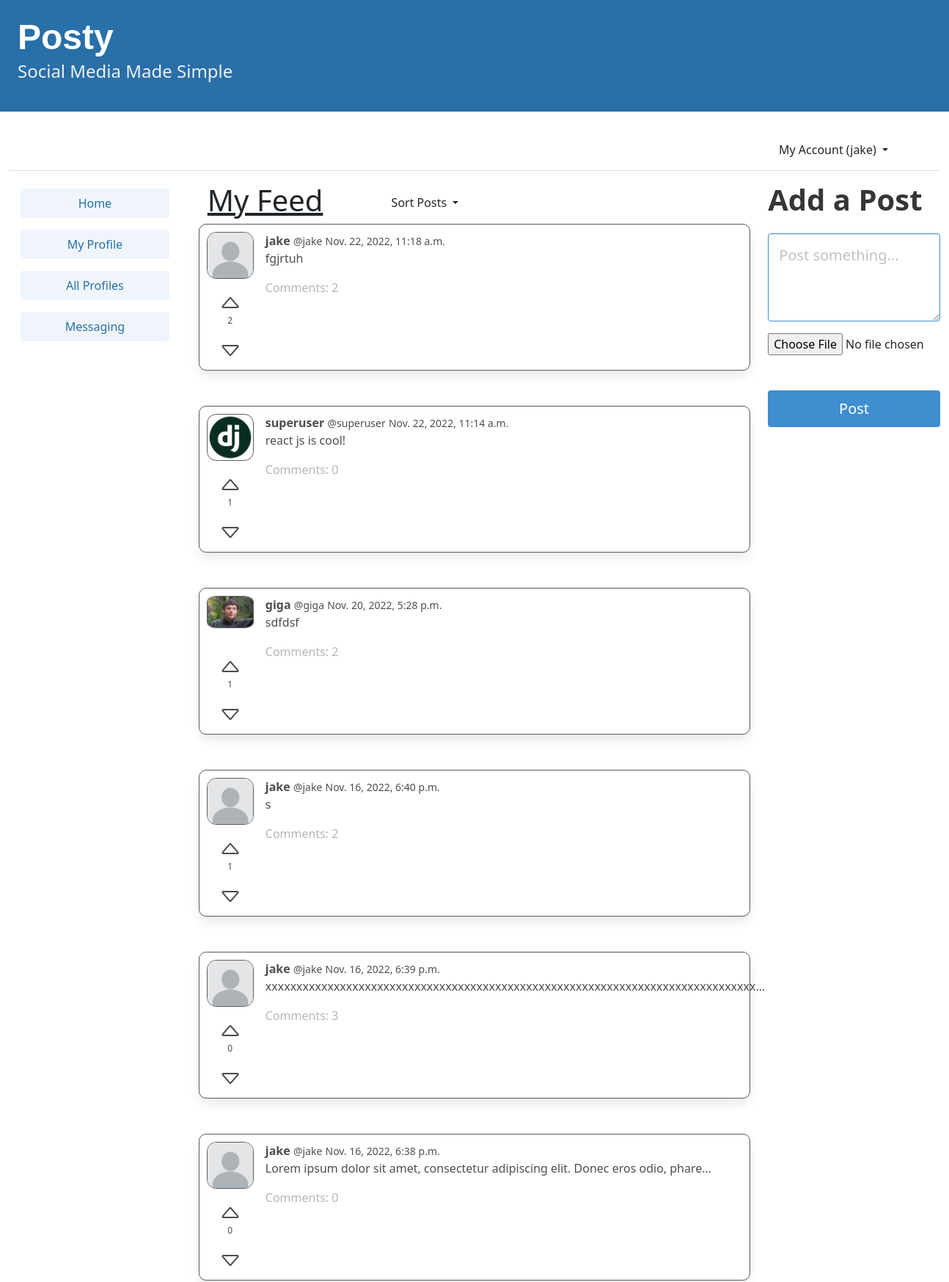
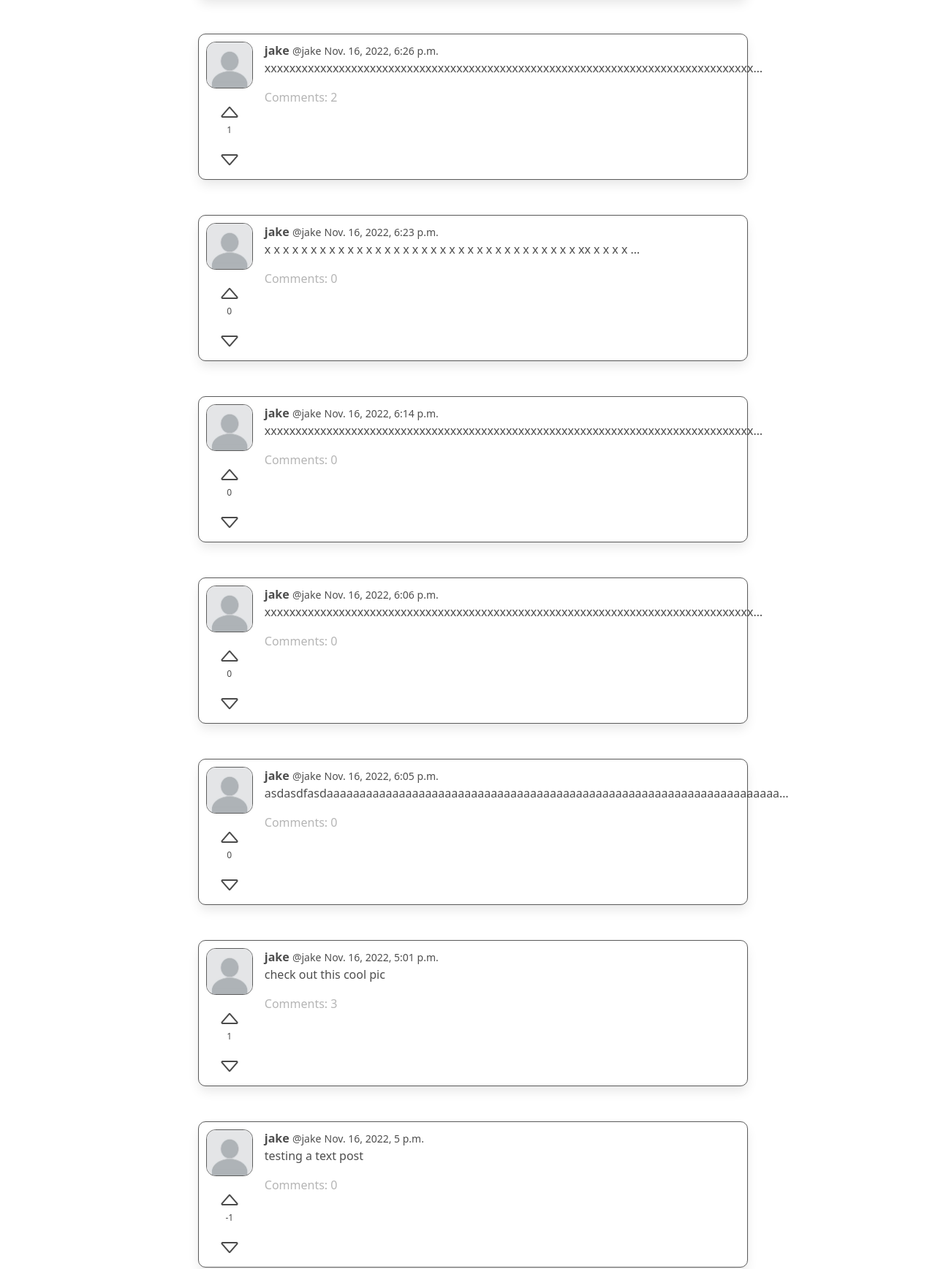
The app's page / (signed in, upper part) with its own data (2 pictures, top to bottom).
### accounts/models.py (models this page shows)
class User(AbstractUser):
    user_karma = models.IntegerField(default=0, blank=True, null=True)
    profile_picture = models.ImageField(
        default="default_pfp.jpg", upload_to="images/", blank=True, null=True
    )
    class Meta:
        db_table = "auth_user"

### posty/models.py (models this page shows, shortened)
class Post(models.Model):
    user = models.ForeignKey(User, related_name="posts", on_delete=models.DO_NOTHING)
    body = models.CharField(max_length=255)
    image = models.ImageField(
        default="onebyone.png", upload_to="images/", blank=True, null=True
    )
    created_at = models.DateTimeField(auto_now_add=True)
    post_karma = models.IntegerField(default=0, blank=True, null=True)
    comment_count = models.IntegerField(default=0, blank=True, null=True)
    edited = models.BooleanField(default=False)

### posty/views.py (the view, shortened to what this page needs)
# urls.py: path("", dashboard, name="dashboard"),
@login_required
def dashboard(request):
    form = PostForm(request.POST, request.FILES)
    sorting = request.GET.get("sort")
    ordering = {
        "date_sort": "-created_at",
        "karma_sort": "-post_karma",
        "comment_sort": "-comment_count",
        None: "-created_at",
    }
    followed_posts = Post.objects.filter(
        user__profile__in=request.user.profile.follows.all()
    ).order_by(ordering[sorting])
    now = datetime.now()
    upvoted_posts = Upvoted.objects.filter(user=request.user).values_list(
        "post", flat=True
    )
    downvoted_posts = Downvoted.objects.filter(user=request.user).values_list(
        "post", flat=True
    )
    return render(
        request,
        "posty/dashboard.html",
        {
            "form": form,
            "posts": followed_posts,
            "comment": Comment,
            "now": now,
            "upvoted_posts": upvoted_posts,
            "downvoted_posts": downvoted_posts,
        },
    )

### posty/forms.py
class PostForm(forms.ModelForm):
    body = forms.CharField(
        required=True,
        widget=forms.widgets.Textarea(
            attrs={
                "placeholder": "Post something...",
                "class": "textarea is-info is-medium",
                "id": "post-body",
                "maxlength": "255",
                "minlength": "1",
                "rows": "3",
            },
        ),
        label="",
        error_messages={"required": ""},
    )
    image = forms.ImageField(
        required=False,
        widget=forms.widgets.FileInput(
            attrs={
                "class": "is-info",
                "id": "post-image",
                "accept": "image/*",
            }
        ),
        label="",
    )
    class Meta:
        model = Post
        exclude = (
            "user",
            "post_karma",
            "comment_count",
            "edited",
        )

### templates/posty/dashboard.html (shortened to what this page needs)
{% extends 'base.html' %}
{% block content %}
    {% load static %}
    <div class="column is-three-fifths">
        <div class="container">
            <div class="row">
                <div class="col-sm-4">
                    <h1>
                        <u>My Feed</u>
                    </h1>
                </div>
                <div class="col-sm-4" style="margin-top:2%;">
                    <div class="dropdown text-end">
                        <a href="#"
                           class="d-block link-dark text-decoration-none dropdown-toggle"
                           id="dropdownUser1"
                           data-bs-toggle="dropdown"
                           aria-expanded="false">
                            Sort Posts
                        </a>
                    </div>
                </div>
            </div>
        </div>
        {% for post in posts.all %}
            <div class="box posty-post">
                <article class="media">
                    <div class="media-left">
                        <figure class="image is-64x64">
                            <img src="{{ post.user.profile_picture.url }}"
                                 alt="Image"
                                 class="dashboard_pfp">
                        </figure>
                        <div class="col vote_buttons">
                            <div class="row">
                                <svg xmlns="http://www.w3.org/2000/svg"
                                     width="32"
                                     height="32"
                                     fill="currentColor"
                                     class="bi bi-caret-up upvote-svg"
                                     viewBox="0 0 16 16"
                                     id="upvote_tri_{{ post.id }}"
                                     onclick="upvoteSVG({{ post.id }},{{ user.id }})">
                                    <path d="M3.204 11h9.592L8 5.519 3.204 11zm-.753-.659 4.796-5.48a1 1 0 0 1 1.506 0l4.796 5.48c.566.647.106 1.659-.753 1.659H3.204a1 1 0 0 1-.753-1.659z"/>
                                </svg>
                            </div>
                            <div class="row">
                                <p class="karma_score">{{ post.post_karma }}</p>
                            </div>
                            <div class="row">
                                <svg xmlns="http://www.w3.org/2000/svg"
                                     width="32"
                                     height="32"
                                     fill="currentColor"
                                     class="bi bi-caret-down downvote-svg"
                                     id="downvote_tri_{{ post.id }}"
                                     viewBox="0 0 16 16"
                                     onclick="downvoteSVG({{ post.id }},{{ user.id }})">
                                    <path d="M3.204 5h9.592L8 10.481 3.204 5zm-.753.659 4.796 5.48a1 1 0 0 0 1.506 0l4.796-5.48c.566-.647.106-1.659-.753-1.659H3.204a1 1 0 0 0-.753 1.659z"/>
                                </svg>
                            </div>
                        </div>
                    </div>
                    <a class="post" href="{% url 'posty:post_detail' post.pk %}">
                        <div class="media-content">
                            <div class="content">
                                <p class="post-body">
                                    <strong>{{ post.user.username }}</strong> <small>@{{ post.user.username }}</small> <small>{{ post.created_at }}</small>
                                    <br>
                                    {{ post.body|truncatechars:80 }}
                                </p>
                                <span class="is-small has-text-grey-light">
                                    <p class="post_comments">Comments: {{ post.comment_count }}</p>
                                </span>
                            </div>
                        </div>
                    </a>
                </article>
            </div>
        <br>
    {% endfor %}
</div>
<div class="column is-one-fifth" id="right_column">
    <div class="block" id="post_block">
        <div class="block">
            <h2 class="title is-2">
                Add a Post
        </div>
        <div class="block">
            <form method="post" enctype="multipart/form-data">
                {{ form.as_p }}
                <button class="button is-success is-fullwidth is-medium mt-5 has-background-info"
                        type="submit">Post</button>
            </form>
        </div>
    </div>
</div>
<link rel="stylesheet" href="{% static 'css/dashboard.css' %}"/>
{% endblock content %}

### templates/base.html (shortened to what this page needs)
<!DOCTYPE html>
{% load static %}
<html lang="en">
    <head>
        <link rel="stylesheet"
              href="https://cdn.jsdelivr.net/npm/bulma@0.9.3/css/bulma.min.css">
        <link href="https://cdn.jsdelivr.net/npm/bootstrap@5.1.3/dist/css/bootstrap.min.css"
              rel="stylesheet"
>
        <link href="http://ajax.googleapis.com/ajax/libs/jqueryui/1.8.16/themes/ui-lightness/jquery-ui.css"
              rel="stylesheet"
              type="text/css"/>
        <link rel="stylesheet" href="{% static 'css/base.css' %}">
    </head>
    <body>
        <a href="{% url 'posty:dashboard' %}" style="text-decoration: none;">
            <section class="hero is-small is-success mb-4 has-background-info-dark">
                <div class="hero-body">
                    <h1 class="title is-1 posty-title"
                        style="font-family:Klavika, sans-serif">Posty</h1>
                    <p class="subtitle is-4">Social Media Made Simple</p>
                </div>
            </section>
        </a>
        <div class="container-fluid">
            <header class="p-3 mb-3 border-bottom">
                <div class="container">
                    <div class="d-flex flex-wrap align-items-center justify-content-center justify-content-lg-start">
                            {% if user.is_authenticated %}
                            <div class="dropdown text-end">
                                <a href="#"
                                   class="d-block link-dark text-decoration-none dropdown-toggle"
                                   id="dropdownUser1"
                                   data-bs-toggle="dropdown"
                                   aria-expanded="false">
                                    My Account ({{ user.username }})
                                </a>
                                </div>
                            {% else %}
                            </ul>
                        {% endif %}
                    </div>
                </div>
            </header>
            <div class="columns">
                <div class="column is-one-fifth" id="left_column">
                    {% if user.is_authenticated %}
                        <ul class="nav flex-column" id="navlist">
                            <li class="nav-item">
                                <a class="nav-link active" href="{% url 'posty:dashboard' %}">
                                    <button class="button is-info is-light is-fullwidth">Home</button>
                                </a>
                            </li>
                            <li class="nav-item">
                                <a class="nav-link active"
                                   href="{% url 'posty:profile' request.user.profile.id %}">
                                    <button class="button is-info is-light is-fullwidth">My Profile</button>
                                </a>
                            </li>
                            <li class="nav-item">
                                <a class="nav-link" href="{% url 'posty:profile_list' %}">
                                    <button class="button is-info is-light is-fullwidth">All Profiles</button>
                                </a>
                            </li>
                            <li class="nav-item">
                                <div class="nav-link">
                                    <a href="#"
                                       class="d-block"
                                       id="dropdownUser1"
                                       data-bs-toggle="dropdown"
                                       aria-expanded="false">
                                        <button class="button is-info is-light is-fullwidth">Messaging</button>
                                    </a>
                                </div>
                            </li>
                        </ul>
                    {% endif %}
                </div>
                {% block content %}
                {% endblock content %}
            </div>
        </div>
    </body>
</html>

### static/css/base.css (style rules this page uses)
a { text-decoration: none; }
li { list-style: none; padding-left: 0; }
ul { list-style-position: inside; padding-left: 0; }
.posty-title { font-family: "Klavika", sans-serif; }

### static/css/dashboard.css (style rules this page uses)
.dashboard_pfp { border-radius: 20%; border: 1px solid rgb(92, 92, 92); }
.post-body { color: rgba(0, 0, 0, 0.699); }
.posty-post { background-color: rgb(255, 255, 255); border-radius: 10px; border: 1px solid rgb(92, 92, 92); padding: 10px; }
.karma_score { text-align: center; font-size: 12px; }
.vote_buttons { text-align: left; }

### records on screen
Post: user.profile_picture (placeholder picture), post_karma "2", user.username "jake", created_at "Nov. 22, 2022, 11:18 a.m.", body "fgjrtuh", comment_count "2"
Post: user.profile_picture (picture), post_karma "1", user.username "superuser", created_at "Nov. 22, 2022, 11:14 a.m.", body "react js is cool!", comment_count "0"
Post: user.profile_picture (picture), post_karma "1", user.username "giga", created_at "Nov. 20, 2022, 5:28 p.m.", body "sdfdsf", comment_count "2"
Post: user.profile_picture (placeholder picture), post_karma "1", user.username "jake", created_at "Nov. 16, 2022, 6:40 p.m.", body "s", comment_count "2"
Post: user.profile_picture (placeholder picture), post_karma "0", user.username "jake", created_at "Nov. 16, 2022, 6:39 p.m.", body "xxxxxxxxxxxxxxxxxxxxxxxxxxxxxxxxxxxxxxxxxxxxxxxxxxxxxxxxxxxxxxxxxxxxxxxxxxxxxxx…", comment_count "3"
Post: user.profile_picture (placeholder picture), post_karma "0", user.username "jake", created_at "Nov. 16, 2022, 6:38 p.m.", body "Lorem ipsum dolor sit amet, consectetur adipiscing elit. Donec eros odio, phare…", comment_count "0"
Post: user.profile_picture (placeholder picture), post_karma "1", user.username "jake", created_at "Nov. 16, 2022, 6:26 p.m.", body "xxxxxxxxxxxxxxxxxxxxxxxxxxxxxxxxxxxxxxxxxxxxxxxxxxxxxxxxxxxxxxxxxxxxxxxxxxxxxxx…", comment_count "2"
Post: user.profile_picture (placeholder picture), post_karma "0", user.username "jake", created_at "Nov. 16, 2022, 6:23 p.m.", body "x x x x x x x x x x x x x x x x x x x x x x x x x x x x x x x x x x xx x x x x …", comment_count "0"
Post: user.profile_picture (placeholder picture), post_karma "0", user.username "jake", created_at "Nov. 16, 2022, 6:14 p.m.", body "xxxxxxxxxxxxxxxxxxxxxxxxxxxxxxxxxxxxxxxxxxxxxxxxxxxxxxxxxxxxxxxxxxxxxxxxxxxxxxx…", comment_count "0"
Post: user.profile_picture (placeholder picture), post_karma "0", user.username "jake", created_at "Nov. 16, 2022, 6:06 p.m.", body "xxxxxxxxxxxxxxxxxxxxxxxxxxxxxxxxxxxxxxxxxxxxxxxxxxxxxxxxxxxxxxxxxxxxxxxxxxxxxxx…", comment_count "0"
Post: user.profile_picture (placeholder picture), post_karma "0", user.username "jake", created_at "Nov. 16, 2022, 6:05 p.m.", body "asdasdfasdaaaaaaaaaaaaaaaaaaaaaaaaaaaaaaaaaaaaaaaaaaaaaaaaaaaaaaaaaaaaaaaaaaaaa…", comment_count "0"
Post: user.profile_picture (placeholder picture), post_karma "1", user.username "jake", created_at "Nov. 16, 2022, 5:01 p.m.", body "check out this cool pic", comment_count "3"
Post: user.profile_picture (placeholder picture), post_karma "-1", user.username "jake", created_at "Nov. 16, 2022, 5 p.m.", body "testing a text post", comment_count "0"

### other values on screen
{{ user.username }} "jake"
